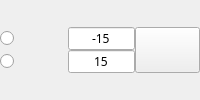
        <widget class="QFrame" name="x_section">
         <property name="frameShape">
          <enum>QFrame::NoFrame</enum>
         </property>
         <property name="frameShadow">
          <enum>QFrame::Raised</enum>
         </property>
         <property name="lineWidth">
          <number>0</number>
         </property>
         <layout class="QHBoxLayout" name="horizontalLayout">
          <property name="spacing">
           <number>0</number>
          </property>
          <property name="leftMargin">
           <number>0</number>
          </property>
          <property name="topMargin">
           <number>0</number>
          </property>
          <property name="rightMargin">
           <number>0</number>
          </property>
          <property name="bottomMargin">
           <number>0</number>
          </property>
          <item>
           <widget class="QFrame" name="x_value">
            <property name="frameShape">
             <enum>QFrame::NoFrame</enum>
            </property>
            <property name="frameShadow">
             <enum>QFrame::Raised</enum>
            </property>
            <layout class="QHBoxLayout" name="horizontalLayout_2">
             <property name="spacing">
              <number>0</number>
             </property>
             <property name="leftMargin">
              <number>0</number>
             </property>
             <property name="topMargin">
              <number>0</number>
             </property>
             <property name="rightMargin">
              <number>0</number>
             </property>
             <property name="bottomMargin">
              <number>0</number>
             </property>
             <item>
              <widget class="QFrame" name="modes">
               <property name="maximumSize">
                <size>
                 <width>30</width>
                 <height>46</height>
                </size>
               </property>
               <property name="frameShape">
                <enum>QFrame::NoFrame</enum>
               </property>
               <property name="frameShadow">
                <enum>QFrame::Raised</enum>
               </property>
               <layout class="QVBoxLayout" name="verticalLayout_2">
                <property name="spacing">
                 <number>0</number>
                </property>
                <property name="leftMargin">
                 <number>0</number>
                </property>
                <property name="topMargin">
                 <number>0</number>
                </property>
                <property name="rightMargin">
                 <number>0</number>
                </property>
                <property name="bottomMargin">
                 <number>0</number>
                </property>
                <item>
                 <widget class="QRadioButton" name="x_mode1">
                  <property name="maximumSize">
                   <size>
                    <width>30</width>
                    <height>30</height>
                   </size>
                  </property>
                  <property name="focusPolicy">
                   <enum>Qt::NoFocus</enum>
                  </property>
                  <property name="text">
                   <string notr="true"/>
                  </property>
                  <property name="iconSize">
                   <size>
                    <width>13</width>
                    <height>13</height>
                   </size>
                  </property>
                 </widget>
                </item>
                <item>
                 <widget class="QRadioButton" name="x_mode2">
                  <property name="maximumSize">
                   <size>
                    <width>30</width>
                    <height>30</height>
                   </size>
                  </property>
                  <property name="focusPolicy">
                   <enum>Qt::NoFocus</enum>
                  </property>
                  <property name="text">
                   <string notr="true"/>
                  </property>
                 </widget>
                </item>
               </layout>
              </widget>
             </item>
             <item>
              <widget class="QFrame" name="labels">
               <property name="maximumSize">
                <size>
                 <width>38</width>
                 <height>46</height>
                </size>
               </property>
               <property name="frameShape">
                <enum>QFrame::NoFrame</enum>
               </property>
               <property name="frameShadow">
                <enum>QFrame::Raised</enum>
               </property>
               <layout class="QVBoxLayout" name="verticalLayout_3">
                <property name="spacing">
                 <number>0</number>
                </property>
                <property name="leftMargin">
                 <number>0</number>
                </property>
                <property name="topMargin">
                 <number>0</number>
                </property>
                <property name="rightMargin">
                 <number>0</number>
                </property>
                <property name="bottomMargin">
                 <number>0</number>
                </property>
                <item>
                 <widget class="QLabel" name="x_label2">
                  <property name="maximumSize">
                   <size>
                    <width>38</width>
                    <height>46</height>
                   </size>
                  </property>
                  <property name="text">
                   <string notr="true"/>
                  </property>
                 </widget>
                </item>
                <item>
                 <widget class="QLabel" name="x_label1">
                  <property name="maximumSize">
                   <size>
                    <width>38</width>
                    <height>46</height>
                   </size>
                  </property>
                  <property name="text">
                   <string notr="true"/>
                  </property>
                 </widget>
                </item>
               </layout>
              </widget>
             </item>
             <item>
              <widget class="QFrame" name="inputs">
               <property name="maximumSize">
                <size>
                 <width>67</width>
                 <height>46</height>
                </size>
               </property>
               <property name="frameShape">
                <enum>QFrame::NoFrame</enum>
               </property>
               <property name="frameShadow">
                <enum>QFrame::Raised</enum>
               </property>
               <layout class="QVBoxLayout" name="verticalLayout_4">
                <property name="spacing">
                 <number>0</number>
                </property>
                <property name="leftMargin">
                 <number>0</number>
                </property>
                <property name="topMargin">
                 <number>0</number>
                </property>
                <property name="rightMargin">
                 <number>0</number>
                </property>
                <property name="bottomMargin">
                 <number>0</number>
                </property>
                <item>
                 <widget class="QLineEdit" name="x_input1">
                  <property name="maximumSize">
                   <size>
                    <width>67</width>
                    <height>46</height>
                   </size>
                  </property>
                  <property name="font">
                   <font>
                    <family>Ubuntu Mono</family>
                   </font>
                  </property>
                  <property name="focusPolicy">
                   <enum>Qt::ClickFocus</enum>
                  </property>
                  <property name="inputMethodHints">
                   <set>Qt::ImhNone</set>
                  </property>
                  <property name="inputMask">
                   <string/>
                  </property>
                  <property name="text">
                   <string>-15</string>
                  </property>
                  <property name="maxLength">
                   <number>8</number>
                  </property>
                  <property name="echoMode">
                   <enum>QLineEdit::Normal</enum>
                  </property>
                  <property name="cursorPosition">
                   <number>3</number>
                  </property>
                  <property name="alignment">
                   <set>Qt::AlignCenter</set>
                  </property>
                  <property name="dragEnabled">
                   <bool>true</bool>
                  </property>
                  <property name="cursorMoveStyle">
                   <enum>Qt::LogicalMoveStyle</enum>
                  </property>
                  <property name="clearButtonEnabled">
                   <bool>false</bool>
                  </property>
                 </widget>
                </item>
                <item>
                 <widget class="QLineEdit" name="x_input2">
                  <property name="maximumSize">
                   <size>
                    <width>67</width>
                    <height>46</height>
                   </size>
                  </property>
                  <property name="font">
                   <font>
                    <family>Ubuntu Mono</family>
                   </font>
                  </property>
                  <property name="inputMethodHints">
                   <set>Qt::ImhNone</set>
                  </property>
                  <property name="text">
                   <string>15</string>
                  </property>
                  <property name="maxLength">
                   <number>8</number>
                  </property>
                  <property name="frame">
                   <bool>true</bool>
                  </property>
                  <property name="cursorPosition">
                   <number>2</number>
                  </property>
                  <property name="alignment">
                   <set>Qt::AlignCenter</set>
                  </property>
                  <property name="dragEnabled">
                   <bool>true</bool>
                  </property>
                  <property name="clearButtonEnabled">
                   <bool>false</bool>
                  </property>
                 </widget>
                </item>
               </layout>
              </widget>
             </item>
            </layout>
           </widget>
          </item>
          <item>
           <widget class="QPushButton" name="btn_x">
            <property name="sizePolicy">
             <sizepolicy hsizetype="Fixed" vsizetype="Fixed">
              <horstretch>0</horstretch>
              <verstretch>0</verstretch>
             </sizepolicy>
            </property>
            <property name="minimumSize">
             <size>
              <width>65</width>
              <height>46</height>
             </size>
            </property>
            <property name="maximumSize">
             <size>
              <width>65</width>
              <height>46</height>
             </size>
            </property>
            <property name="focusPolicy">
             <enum>Qt::NoFocus</enum>
            </property>
            <property name="text">
             <string/>
            </property>
            <property name="shortcut">
             <string>X</string>
            </property>
            <property name="checkable">
             <bool>false</bool>
            </property>
            <property name="checked">
             <bool>false</bool>
            </property>
            <property name="autoDefault">
             <bool>false</bool>
            </property>
            <property name="default">
             <bool>false</bool>
            </property>
            <property name="flat">
             <bool>false</bool>
            </property>
           </widget>
          </item>
         </layout>
        </widget>
